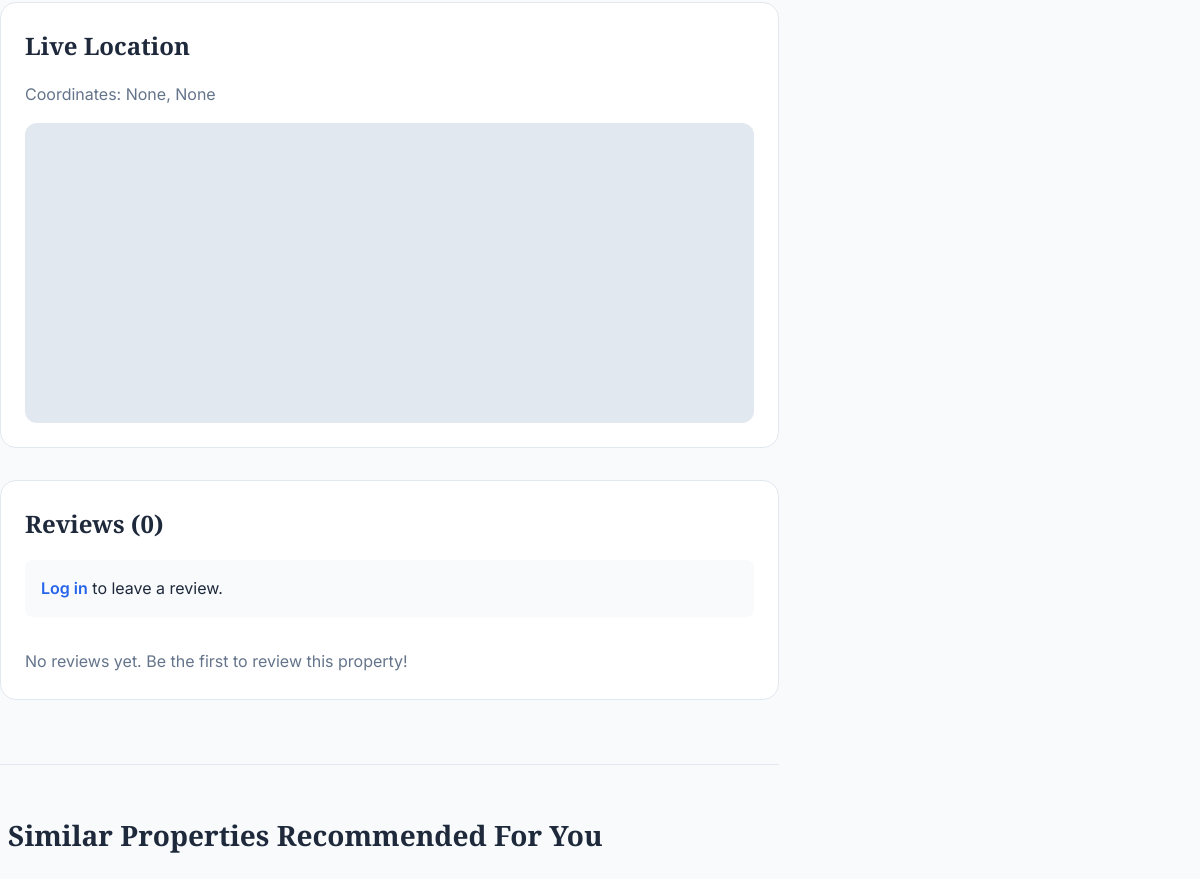
/property/1123/ (middle part), run on an earlier commit of the app's database.
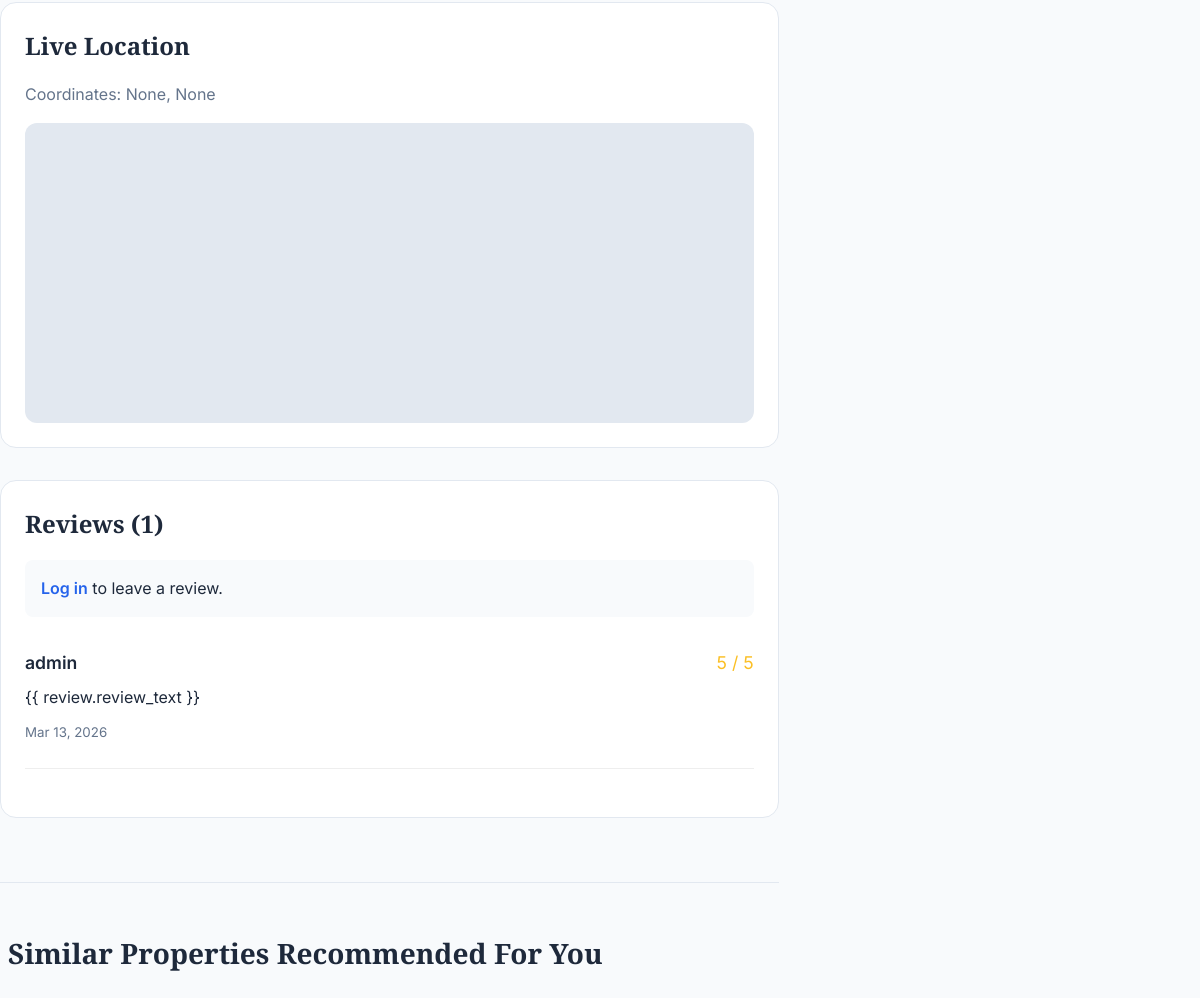
And on a later commit of the database.
### properties_app/models.py (models this page shows, shortened)
class PropertyReview(models.Model):
    property = models.ForeignKey(Property, related_name='reviews', on_delete=models.CASCADE)
    user = models.ForeignKey(User, related_name='reviews', on_delete=models.CASCADE)
    rating = models.IntegerField(choices=[(i, i) for i in range(1, 6)], help_text="Rating from 1 to 5")
    review_text = models.TextField(blank=True, null=True)
    created_at = models.DateTimeField(auto_now_add=True)

### properties_app/views.py (the view)
# urls.py: path('property/<int:pk>/', views.property_detail, name='property_detail'),
def property_detail(request, pk):
    prop = get_object_or_404(Property, pk=pk)
    prop.view_count += 1
    prop.save(update_fields=['view_count'])
    in_wishlist = False
    if request.user.is_authenticated:
        in_wishlist = Wishlist.objects.filter(user=request.user, property=prop).exists()
        RecentlyViewed.objects.update_or_create(
            user=request.user,
            property=prop
        )
    review_form = PropertyReviewForm()
    reviews = prop.reviews.all().order_by('-created_at')
    recommended_properties = Property.objects.filter(
        Q(city__iexact=prop.city) | Q(bhk=prop.bhk)
    ).exclude(id=prop.id).order_by('?')[:3]
    from django.contrib.auth.models import User
    seller_user = User.objects.filter(email=prop.seller_email).first()
    video_room_name = None
    if request.user.is_authenticated and seller_user and seller_user != request.user:
        min_id = min(request.user.id, seller_user.id)
        max_id = max(request.user.id, seller_user.id)
        video_room_name = f"{min_id}_{max_id}"
    context = {
        'property': prop,
        'in_wishlist': in_wishlist,
        'review_form': review_form,
        'reviews': reviews,
        'recommended_properties': recommended_properties,
        'seller_user': seller_user,
        'video_room_name': video_room_name,
    }
    return render(request, 'property_detail.html', context)

### properties_app/models.py (called while the page is built, shortened)
    def save(self, *args, **kwargs):
        if self.pk is not None:
            orig = Property.objects.get(pk=self.pk)
        super().save(*args, **kwargs)

### templates/property_detail.html (shortened to what this page needs)
{% extends 'base.html' %}
{% load humanize %}
{% block content %}
<div class="detail-grid">
    <div class="main-details">
        <div class="detail-card">
            <h3>Live Location</h3>
            <p style="color: var(--text-muted); margin-bottom: 1rem;">
                Coordinates: {{ property.latitude }}, {{ property.longitude }}</p>
            <div class="map-container">
                <iframe width="100%" height="100%" frameborder="0" scrolling="no" marginheight="0" marginwidth="0"
                    src="https://maps.google.com/maps?q={{ property.latitude }},{{ property.longitude }}&z=15&output=embed">
                </iframe>
            </div>
        </div>
        <div class="detail-card" style="margin-top: 2rem;">
            <h3>Reviews ({{ reviews.count }})</h3>
            {% if user.is_authenticated %}
            <form method="POST" action="{% url 'add_review' property.id %}"
                style="margin-bottom: 2rem; background: #f8fafc; padding: 1.5rem; border-radius: 8px;">
                {% csrf_token %}
                <h4 style="margin-top: 0; margin-bottom: 1rem;">Write a Review</h4>
                <div style="margin-bottom: 1rem;">
                    <label style="display: block; margin-bottom: 0.5rem; font-weight: 500;">Rating (1-5)</label>
                    {{ review_form.rating }}
                </div>
                <div style="margin-bottom: 1rem;">
                    <label style="display: block; margin-bottom: 0.5rem; font-weight: 500;">Review</label>
                    {{ review_form.review_text }}
                </div>
                <button type="submit" class="btn btn-primary">Submit Review</button>
            </form>
            {% else %}
            <p style="margin-bottom: 2rem; background: #f8fafc; padding: 1rem; border-radius: 8px;"><a
                    href="{% url 'login' %}?next={{ request.path }}"
                    style="color: var(--primary-color); font-weight: 600;">Log in</a> to leave a review.</p>
            {% endif %}
            <div class="reviews-list">
                {% for review in reviews %}
                <div style="border-bottom: 1px solid #eee; padding-bottom: 1.5rem; margin-bottom: 1.5rem;">
                    <div
                        style="display: flex; justify-content: space-between; align-items: flex-start; margin-bottom: 0.5rem;">
                        <div style="font-weight: 600; font-size: 1.1rem;">{{ review.user.username }}</div>
                        <div style="color: #fbbf24; font-size: 1.1rem;">
                            {{ review.rating }} / 5
                        </div>
                    </div>
                    <p style="color: var(--text-color); margin: 0 0 0.5rem 0; line-height: 1.6;">{{ review.review_text
                        }}</p>
                    <small style="color: var(--text-muted);">{{ review.created_at|date:"M d, Y" }}</small>
                </div>
                {% empty %}
                <p style="color: var(--text-muted);">No reviews yet. Be the first to review this property!</p>
                {% endfor %}
            </div>
        </div>
        {% if recommended_properties %}
        <div style="margin-top: 4rem; padding-top: 3rem; border-top: 1px solid #e2e8f0;">
            <h2
                style="font-size: 1.75rem; font-weight: 700; margin-bottom: 1.5rem; display: flex; align-items: center; gap: 0.5rem;">
                 Similar Properties
                Recommended For You
            </h2>
                {% for rec_prop in recommended_properties %}
                            {% load humanize %}
                {% endfor %}
        </div>
        {% endif %}
    </div>
    <div class="sidebar">
    </div>
</div>
{% endblock %}

What changed in the data, as far as the page shows it:
added PropertyReview: user.username "admin", rating "5", created_at "Mar 13, 2026"
Also different on the page:
{{ reviews.count }}: "0" → "1"
text no longer shown: "No reviews yet. Be the first to review this property!"
